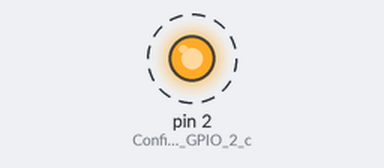
Bench run of a sketch on a simulated Arduino Uno, built with avr-gcc and run on an emulated ATmega328P. Parts: output pins drawn as LEDs (lit = HIGH). Dashed ring = blinking. What the sketch prints to the serial monitor is not drawn.

Above: at 0.5 s.
Timing chart, 0 to 4.6 s (numbered marks = the images above):
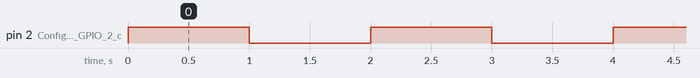

The sketch:

Encender_y_apagar_LED.ino
```cpp
void setup() {
  pinMode(2, OUTPUT); // Configura el pin GPIO 2 como salida
  Serial.begin(9600); // Inicia la comunicación serial a 9600 baudios
}

void loop() {
  digitalWrite(2, HIGH);   // Enciende el LED interno
  Serial.println("LED encendido"); // Muestra un mensaje en el monitor serial
  delay(1000);             // Espera 1 segundo (1000 milisegundos)

  digitalWrite(2, LOW);    // Apaga el LED interno
  Serial.println("LED apagado"); // Muestra un mensaje en el monitor serial
  delay(1000);             // Espera 1 segundo
}
```

Measured:
- by itself, pin 2 (Configura_el_pin_GPIO_2_c): alternates HIGH for 1.0 s and LOW for 1.0 s
